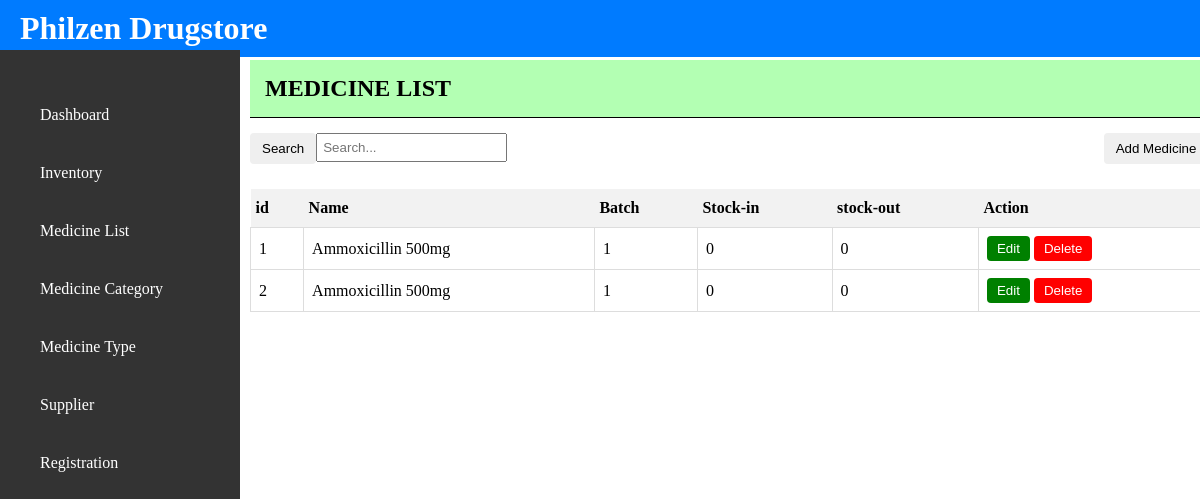
Page /admin/med_nventory.php on the committed database.
### tables this page shows
CREATE TABLE `medicines` (
  `id` bigint(200) NOT NULL,
  `med_name` varchar(200) NOT NULL,
  `batch_no` bigint(200) NOT NULL,
  `stock_in` bigint(200) NOT NULL,
  `stock_out` int(11) NOT NULL
);

### admin/med_nventory.php (the view, shortened to what this page needs)
<?php
include('connection.php');
 include ('header.php');
    include ('sidebar.php');
?>
<!DOCTYPE html>
<html>
<head>
</head>
<body>
    <?php
        $query = "SELECT * FROM medicines";
        $result = $conn->query($query);
    ?>
<div class="form-center">
         <h2 class="user_list">MEDICINE LIST</h2>
        <div class="search-container;">
            <button id="search-button" style="float:left; ">Search</button>
        </div>
        <input type="text" id="search" placeholder="Search..." style="float:left; padding: 5px;">
         <button id="register-button" style="float: right; "onclick="openModal()">Add Medicine</button>
    <br>
    <br>
   <table  class="registered_table">
    <tr class="registered_tr">
        <th>id</th>
        <th>Name</th>
        <th>Batch</th>
        <th>Stock-in</th>
        <th>stock-out</th>
        <th>Action</th>
    </tr>
    <?php
    while ($row = $result->fetch_assoc()) {
        echo '<tr>';
        echo '<td>' . $row['id'] . '</td>';
        echo '<td>' . $row['med_name'] . '</td>';
        echo '<td>' . $row['batch_no'] . '</td>';
        echo '<td>' . $row['stock_in'] . '</td>';
        echo '<td>' . $row['stock_out'] . '</td>';
        echo '<td>';
        echo '<button style="background-color: green; color: white; padding: 5px 10px;">Edit</button>';
        echo '<button style="background-color: red; color: white; padding: 5px 10px;">Delete</button>';
        echo '</td>';
        echo '</tr>';
    }
    ?>
</table>
<br>
<br>
</div>
</body>
</html>

### admin/header.php (style rules this page uses)
body { margin: 0; padding: 0; position: fixed; }

### admin/sidebar.php (style rules this page uses)
body { margin: 0; padding: 0; position: fixed; height: auto; width: 81.5%; }

### admin/med_nventory.php (style rules this page uses)
.form-center { margin-top: 5%; }
th { padding: 10px; text-align: left; margin-left: 10px; }
table.registered_table { width: 100%; border-collapse: collapse; margin-top: 20px; margin-left: auto ; margin-right: auto; }
td { border: 1px solid #ddd; padding: 8px; text-align: left; }
th { background-color: #f2f2f2; padding-left: 5px; }
button { cursor: pointer; padding: 8px 12px; border: none; border-radius: 4px; }
h2.user_list { background-color: #b3ffb3; width: 100%; margin: 0; padding: 15px; margin-bottom: 15px; border-bottom: 1px solid black; }
.form-center { margin-top: 60px; margin-left: 250px; width: 98%; }

### rows in the picture
medicines: id "1", med_name "Ammoxicillin 500mg", batch_no "1", stock_in "0", stock_out "0"
medicines: id "2", med_name "Ammoxicillin 500mg", batch_no "1", stock_in "0", stock_out "0"
